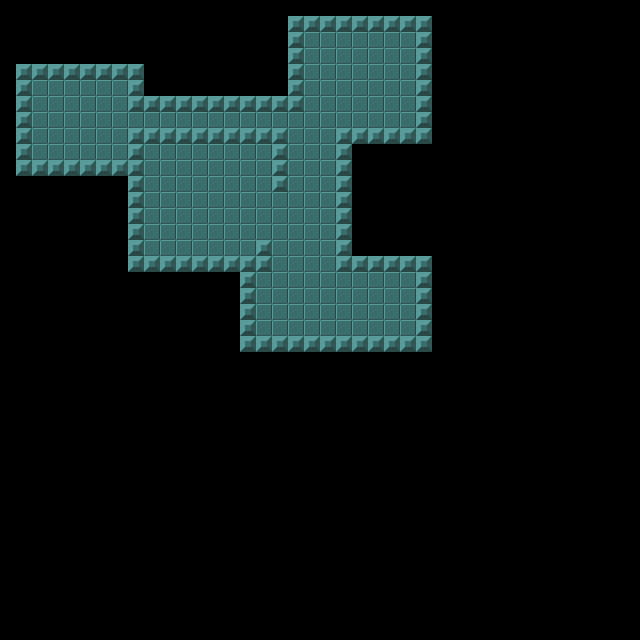

Tiled map render using the project's own tile images. Description and the whole map definition, tile-layer contents included, below:
An orthogonal 40x40 tile map with 16x16 px tiles, 1 tile layer (walls) and 1 object (player).

<map version="1.0" orientation="orthogonal" renderorder="right-down" width="40" height="40" tilewidth="16" tileheight="16" nextobjectid="8">
 <tileset firstgid="1" name="walls" tilewidth="16" tileheight="16">
  <image source="../images/tiles.png" width="32" height="16" />
 </tileset>
 <layer name="walls" width="40" height="40">
  <data encoding="csv">
0,0,0,0,0,0,0,0,0,0,0,0,0,0,0,0,0,0,0,0,0,0,0,0,0,0,0,0,0,0,0,0,0,0,0,0,0,0,0,0,
0,0,0,0,0,0,0,0,0,0,0,0,0,0,0,0,0,0,2,2,2,2,2,2,2,2,2,0,0,0,0,0,0,0,0,0,0,0,0,0,
0,0,0,0,0,0,0,0,0,0,0,0,0,0,0,0,0,0,2,1,1,1,1,1,1,1,2,0,0,0,0,0,0,0,0,0,0,0,0,0,
0,0,0,0,0,0,0,0,0,0,0,0,0,0,0,0,0,0,2,1,1,1,1,1,1,1,2,0,0,0,0,0,0,0,0,0,0,0,0,0,
0,2,2,2,2,2,2,2,2,0,0,0,0,0,0,0,0,0,2,1,1,1,1,1,1,1,2,0,0,0,0,0,0,0,0,0,0,0,0,0,
0,2,1,1,1,1,1,1,2,0,0,0,0,0,0,0,0,0,2,1,1,1,1,1,1,1,2,0,0,0,0,0,0,0,0,0,0,0,0,0,
0,2,1,1,1,1,1,1,2,2,2,2,2,2,2,2,2,2,2,1,1,1,1,1,1,1,2,0,0,0,0,0,0,0,0,0,0,0,0,0,
0,2,1,1,1,1,1,1,1,1,1,1,1,1,1,1,1,1,1,1,1,1,1,1,1,1,2,0,0,0,0,0,0,0,0,0,0,0,0,0,
0,2,1,1,1,1,1,1,2,2,2,2,2,2,2,2,2,2,1,1,1,2,2,2,2,2,2,0,0,0,0,0,0,0,0,0,0,0,0,0,
0,2,1,1,1,1,1,1,2,1,1,1,1,1,1,1,1,2,1,1,1,2,0,0,0,0,0,0,0,0,0,0,0,0,0,0,0,0,0,0,
0,2,2,2,2,2,2,2,2,1,1,1,1,1,1,1,1,2,1,1,1,2,0,0,0,0,0,0,0,0,0,0,0,0,0,0,0,0,0,0,
0,0,0,0,0,0,0,0,2,1,1,1,1,1,1,1,1,2,1,1,1,2,0,0,0,0,0,0,0,0,0,0,0,0,0,0,0,0,0,0,
0,0,0,0,0,0,0,0,2,1,1,1,1,1,1,1,1,1,1,1,1,2,0,0,0,0,0,0,0,0,0,0,0,0,0,0,0,0,0,0,
0,0,0,0,0,0,0,0,2,1,1,1,1,1,1,1,1,1,1,1,1,2,0,0,0,0,0,0,0,0,0,0,0,0,0,0,0,0,0,0,
0,0,0,0,0,0,0,0,2,1,1,1,1,1,1,1,1,1,1,1,1,2,0,0,0,0,0,0,0,0,0,0,0,0,0,0,0,0,0,0,
0,0,0,0,0,0,0,0,2,1,1,1,1,1,1,1,2,1,1,1,1,2,0,0,0,0,0,0,0,0,0,0,0,0,0,0,0,0,0,0,
0,0,0,0,0,0,0,0,2,2,2,2,2,2,2,2,2,1,1,1,1,2,2,2,2,2,2,0,0,0,0,0,0,0,0,0,0,0,0,0,
0,0,0,0,0,0,0,0,0,0,0,0,0,0,0,2,1,1,1,1,1,1,1,1,1,1,2,0,0,0,0,0,0,0,0,0,0,0,0,0,
0,0,0,0,0,0,0,0,0,0,0,0,0,0,0,2,1,1,1,1,1,1,1,1,1,1,2,0,0,0,0,0,0,0,0,0,0,0,0,0,
0,0,0,0,0,0,0,0,0,0,0,0,0,0,0,2,1,1,1,1,1,1,1,1,1,1,2,0,0,0,0,0,0,0,0,0,0,0,0,0,
0,0,0,0,0,0,0,0,0,0,0,0,0,0,0,2,1,1,1,1,1,1,1,1,1,1,2,0,0,0,0,0,0,0,0,0,0,0,0,0,
0,0,0,0,0,0,0,0,0,0,0,0,0,0,0,2,2,2,2,2,2,2,2,2,2,2,2,0,0,0,0,0,0,0,0,0,0,0,0,0,
0,0,0,0,0,0,0,0,0,0,0,0,0,0,0,0,0,0,0,0,0,0,0,0,0,0,0,0,0,0,0,0,0,0,0,0,0,0,0,0,
0,0,0,0,0,0,0,0,0,0,0,0,0,0,0,0,0,0,0,0,0,0,0,0,0,0,0,0,0,0,0,0,0,0,0,0,0,0,0,0,
0,0,0,0,0,0,0,0,0,0,0,0,0,0,0,0,0,0,0,0,0,0,0,0,0,0,0,0,0,0,0,0,0,0,0,0,0,0,0,0,
0,0,0,0,0,0,0,0,0,0,0,0,0,0,0,0,0,0,0,0,0,0,0,0,0,0,0,0,0,0,0,0,0,0,0,0,0,0,0,0,
0,0,0,0,0,0,0,0,0,0,0,0,0,0,0,0,0,0,0,0,0,0,0,0,0,0,0,0,0,0,0,0,0,0,0,0,0,0,0,0,
0,0,0,0,0,0,0,0,0,0,0,0,0,0,0,0,0,0,0,0,0,0,0,0,0,0,0,0,0,0,0,0,0,0,0,0,0,0,0,0,
0,0,0,0,0,0,0,0,0,0,0,0,0,0,0,0,0,0,0,0,0,0,0,0,0,0,0,0,0,0,0,0,0,0,0,0,0,0,0,0,
0,0,0,0,0,0,0,0,0,0,0,0,0,0,0,0,0,0,0,0,0,0,0,0,0,0,0,0,0,0,0,0,0,0,0,0,0,0,0,0,
0,0,0,0,0,0,0,0,0,0,0,0,0,0,0,0,0,0,0,0,0,0,0,0,0,0,0,0,0,0,0,0,0,0,0,0,0,0,0,0,
0,0,0,0,0,0,0,0,0,0,0,0,0,0,0,0,0,0,0,0,0,0,0,0,0,0,0,0,0,0,0,0,0,0,0,0,0,0,0,0,
0,0,0,0,0,0,0,0,0,0,0,0,0,0,0,0,0,0,0,0,0,0,0,0,0,0,0,0,0,0,0,0,0,0,0,0,0,0,0,0,
0,0,0,0,0,0,0,0,0,0,0,0,0,0,0,0,0,0,0,0,0,0,0,0,0,0,0,0,0,0,0,0,0,0,0,0,0,0,0,0,
0,0,0,0,0,0,0,0,0,0,0,0,0,0,0,0,0,0,0,0,0,0,0,0,0,0,0,0,0,0,0,0,0,0,0,0,0,0,0,0,
0,0,0,0,0,0,0,0,0,0,0,0,0,0,0,0,0,0,0,0,0,0,0,0,0,0,0,0,0,0,0,0,0,0,0,0,0,0,0,0,
0,0,0,0,0,0,0,0,0,0,0,0,0,0,0,0,0,0,0,0,0,0,0,0,0,0,0,0,0,0,0,0,0,0,0,0,0,0,0,0,
0,0,0,0,0,0,0,0,0,0,0,0,0,0,0,0,0,0,0,0,0,0,0,0,0,0,0,0,0,0,0,0,0,0,0,0,0,0,0,0,
0,0,0,0,0,0,0,0,0,0,0,0,0,0,0,0,0,0,0,0,0,0,0,0,0,0,0,0,0,0,0,0,0,0,0,0,0,0,0,0,
0,0,0,0,0,0,0,0,0,0,0,0,0,0,0,0,0,0,0,0,0,0,0,0,0,0,0,0,0,0,0,0,0,0,0,0,0,0,0,0
</data>
 </layer>
 <objectgroup name="entities">
  <object id="7" type="player" x="80" y="119" />
 </objectgroup>
</map>